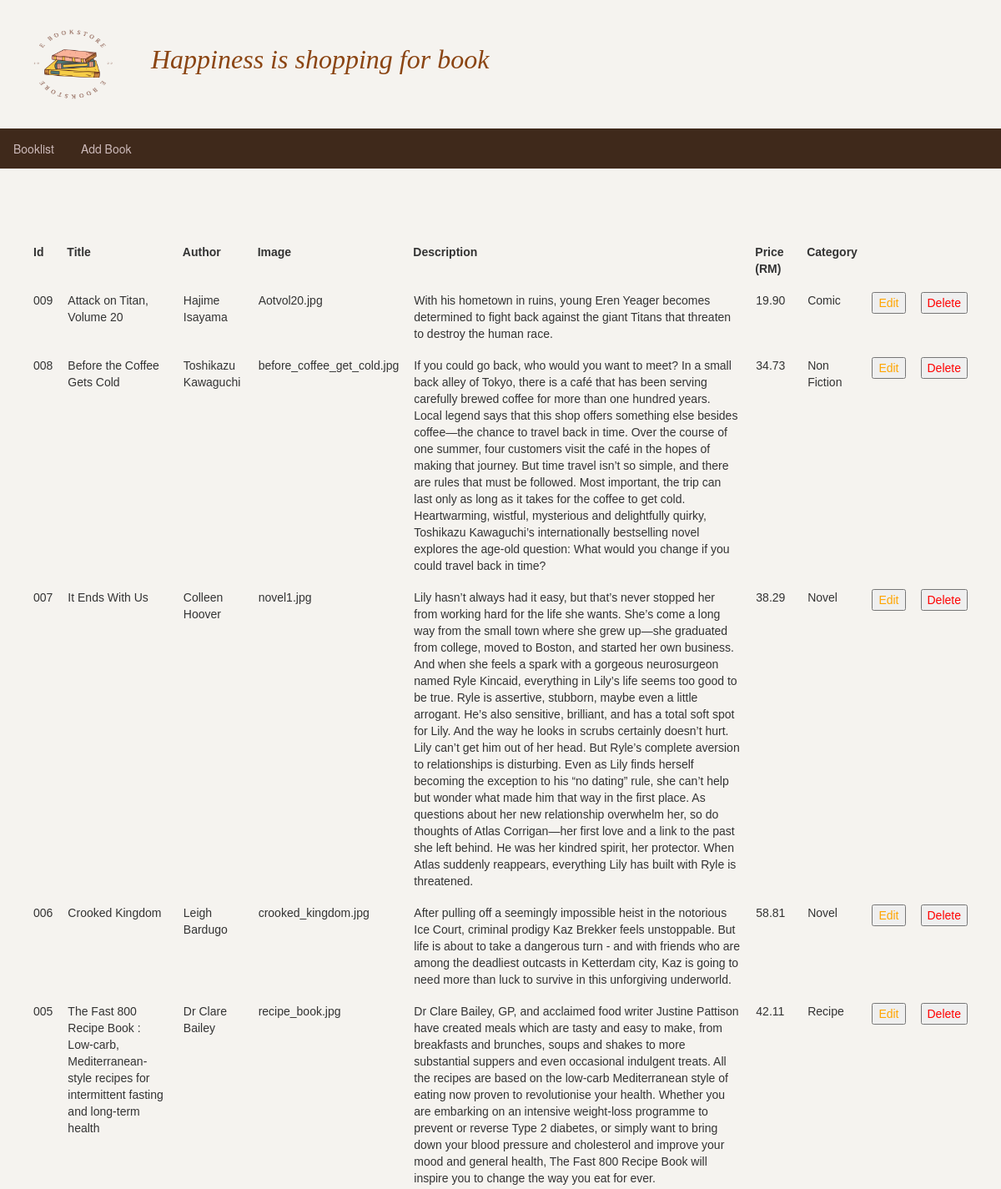
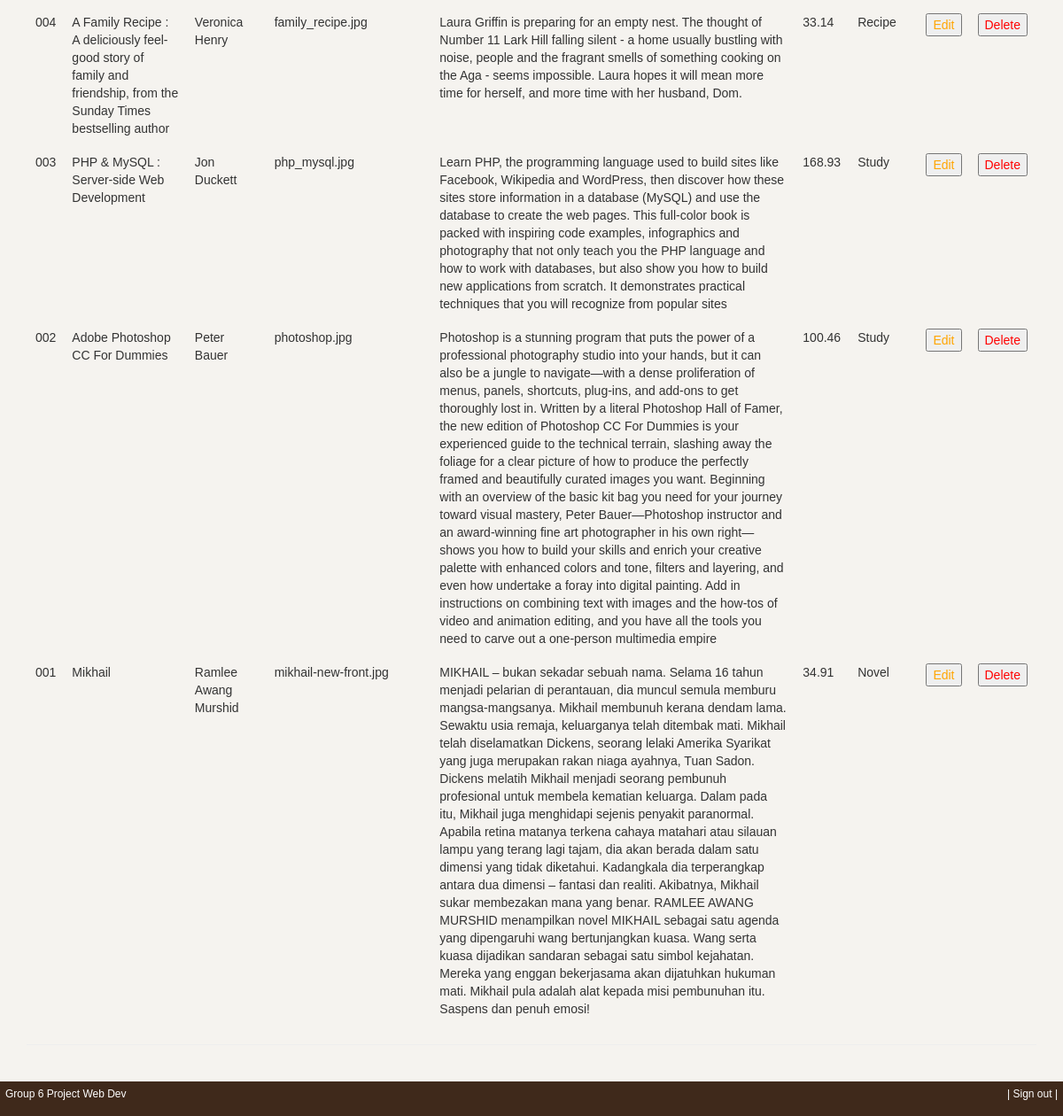
/admin_book.php (signed in), run on the app's committed database (2 pictures, top to bottom).
### tables this page shows
CREATE TABLE `books` (
  `book_id` varchar(20) NOT NULL,
  `book_title` varchar(255) DEFAULT NULL,
  `book_author` varchar(60) DEFAULT NULL,
  `book_image` varchar(40) DEFAULT NULL,
  `book_descr` text DEFAULT NULL,
  `book_price` decimal(6,2) NOT NULL,
  `categoryid` int(10) UNSIGNED NOT NULL
);

CREATE TABLE `category` (
  `categoryid` int(10) UNSIGNED NOT NULL,
  `category_name` varchar(60) NOT NULL
);

### functions/database_functions.php (called while the page is built, shortened)
<?php
	function getPubName($conn, $pubid){
		$query = "SELECT category_name FROM category WHERE categoryid = '$pubid'";
		$result = mysqli_query($conn, $query);
		$row = mysqli_fetch_assoc($result);
		return $row['category_name'];
	}
	function getAll($conn){
		$query = "SELECT * from books ORDER BY book_id DESC";
		$result = mysqli_query($conn, $query);
		return $result;
	}
?>

### admin_book.php (the view, shortened to what this page needs)
<?php
	require_once "./template/header_admin.php";
	require_once "./functions/database_functions.php";
	$conn = db_connect();
	$result = getAll($conn);
?>
	<table class="table" style="margin-top: 20px">
		<tr>
			<th>Id</th>
			<th>Title</th>
			<th>Author</th>
			<th>Image</th>
			<th>Description</th>
			<th>Price (RM)</th>
			<th>Category</th>
			<th>&nbsp;</th>
			<th>&nbsp;</th>
		</tr>
		<?php while($row = mysqli_fetch_assoc($result)){ ?>
		<tr>
			<td><?php echo $row['book_id']; ?></td>
			<td><?php echo $row['book_title']; ?></td>
			<td><?php echo $row['book_author']; ?></td>
			<td><?php echo $row['book_image']; ?></td>
			<td><?php echo $row['book_descr']; ?></td>
			<td><?php echo $row['book_price']; ?></td>
			<td><?php echo getPubName($conn, $row['categoryid']); ?></td>
			<td><a style="color: orange" href="admin_edit.php?bookisbn=<?php echo $row['book_id']; ?>"><button>Edit</button></a></td>
			<td><a style="color: red" href="admin_delete.php?bookisbn=<?php echo $row['book_id']; ?>"><button>Delete</button></a></td>
		</tr>
		<?php } ?>
	</table>
<?php
	require_once "./template/footer_admin.php";
?>

### data on the page
books: book_id "009", book_title "Attack on Titan, Volume 20", book_author "Hajime Isayama", book_image "Aotvol20.jpg", book_descr "With his hometown in ruins, young Eren Yeager becomes determined to fight back against the giant Titans that threaten to destroy the human race.", book_price "19.90", categoryid.category_name "Comic"
books: book_id "008", book_title "Before the Coffee Gets Cold", book_author "Toshikazu Kawaguchi", book_image "before_coffee_get_cold.jpg", book_descr "If you could go back, who would you want to meet? In a small back alley of Tokyo, there is a café that has been serving carefully brewed coffee for more than one hundred years. Local legend says that this shop offers something else besides coffee—the chance to travel back in time. Over the course of one summer, four customers visit the café in the hopes of making that journey. But time travel isn’t so simple, and there are rules that must be followed. Most important, the trip can last only as long as it takes for the coffee to get cold. Heartwarming, wistful, mysterious and delightfully quirky, Toshikazu Kawaguchi’s internationally bestselling novel explores the age-old question: What would…", book_price "34.73", categoryid.category_name "Non Fiction"
books: book_id "007", book_title "It Ends With Us", book_author "Colleen Hoover", book_image "novel1.jpg", book_descr "Lily hasn’t always had it easy, but that’s never stopped her from working hard for the life she wants. She’s come a long way from the small town where she grew up—she graduated from college, moved to Boston, and started her own business. And when she feels a spark with a gorgeous neurosurgeon named Ryle Kincaid, everything in Lily’s life seems too good to be true. Ryle is assertive, stubborn, maybe even a little arrogant. He’s also sensitive, brilliant, and has a total soft spot for Lily. And the way he looks in scrubs certainly doesn’t hurt. Lily can’t get him out of her head. But Ryle’s complete aversion to relationships is disturbing. Even as Lily finds herself becoming the exception to…", book_price "38.29", categoryid.category_name "Novel"
books: book_id "006", book_title "Crooked Kingdom", book_author "Leigh Bardugo", book_image "crooked_kingdom.jpg", book_descr "After pulling off a seemingly impossible heist in the notorious Ice Court, criminal prodigy Kaz Brekker feels unstoppable. But life is about to take a dangerous turn - and with friends who are among the deadliest outcasts in Ketterdam city, Kaz is going to need more than luck to survive in this unforgiving underworld.", book_price "58.81", categoryid.category_name "Novel"
books: book_id "005", book_title "The Fast 800 Recipe Book : Low-carb, Mediterranean-style recipes for intermittent fasting and long-term health", book_author "Dr Clare Bailey", book_image "recipe_book.jpg", book_descr "Dr Clare Bailey, GP, and acclaimed food writer Justine Pattison have created meals which are tasty and easy to make, from breakfasts and brunches, soups and shakes to more substantial suppers and even occasional indulgent treats. All the recipes are based on the low-carb Mediterranean style of eating now proven to revolutionise your health. Whether you are embarking on an intensive weight-loss programme to prevent or reverse Type 2 diabetes, or simply want to bring down your blood pressure and cholesterol and improve your mood and general health, The Fast 800 Recipe Book will inspire you to change the way you eat for ever.", book_price "42.11", categoryid.category_name "Recipe"
books: book_id "004", book_title "A Family Recipe : A deliciously feel-good story of family and friendship, from the Sunday Times bestselling author", book_author "Veronica Henry", book_image "family_recipe.jpg", book_descr "Laura Griffin is preparing for an empty nest. The thought of Number 11 Lark Hill falling silent - a home usually bustling with noise, people and the fragrant smells of something cooking on the Aga - seems impossible. Laura hopes it will mean more time for herself, and more time with her husband, Dom.", book_price "33.14", categoryid.category_name "Recipe"
books: book_id "003", book_title "PHP & MySQL : Server-side Web Development", book_author "Jon Duckett", book_image "php_mysql.jpg", book_descr "Learn PHP, the programming language used to build sites like Facebook, Wikipedia and WordPress, then discover how these sites store information in a database (MySQL) and use the database to create the web pages. This full-color book is packed with inspiring code examples, infographics and photography that not only teach you the PHP language and how to work with databases, but also show you how to build new applications from scratch. It demonstrates practical techniques that you will recognize from popular sites", book_price "168.93", categoryid.category_name "Study"
books: book_id "002", book_title "Adobe Photoshop CC For Dummies", book_author "Peter Bauer", book_image "photoshop.jpg", book_descr "Photoshop is a stunning program that puts the power of a professional photography studio into your hands, but it can also be a jungle to navigate—with a dense proliferation of menus, panels, shortcuts, plug-ins, and add-ons to get thoroughly lost in. Written by a literal Photoshop Hall of Famer, the new edition of Photoshop CC For Dummies is your experienced guide to the technical terrain, slashing away the foliage for a clear picture of how to produce the perfectly framed and beautifully curated images you want. Beginning with an overview of the basic kit bag you need for your journey toward visual mastery, Peter Bauer—Photoshop instructor and an award-winning fine art photographer in his…", book_price "100.46", categoryid.category_name "Study"
books: book_id "001", book_title "Mikhail", book_author "Ramlee Awang Murshid", book_image "mikhail-new-front.jpg", book_descr "MIKHAIL – bukan sekadar sebuah nama. Selama 16 tahun menjadi pelarian di perantauan, dia muncul semula memburu mangsa-mangsanya. Mikhail membunuh kerana dendam lama. Sewaktu usia remaja, keluarganya telah ditembak mati. Mikhail telah diselamatkan Dickens, seorang lelaki Amerika Syarikat yang juga merupakan rakan niaga ayahnya, Tuan Sadon. Dickens melatih Mikhail menjadi seorang pembunuh profesional untuk membela kematian keluarga. Dalam pada itu, Mikhail juga menghidapi sejenis penyakit paranormal. Apabila retina matanya terkena cahaya matahari atau silauan lampu yang terang lagi tajam, dia akan berada dalam satu dimensi yang tidak diketahui. Kadangkala dia terperangkap antara dua dimensi –…", book_price "34.91", categoryid.category_name "Novel"
